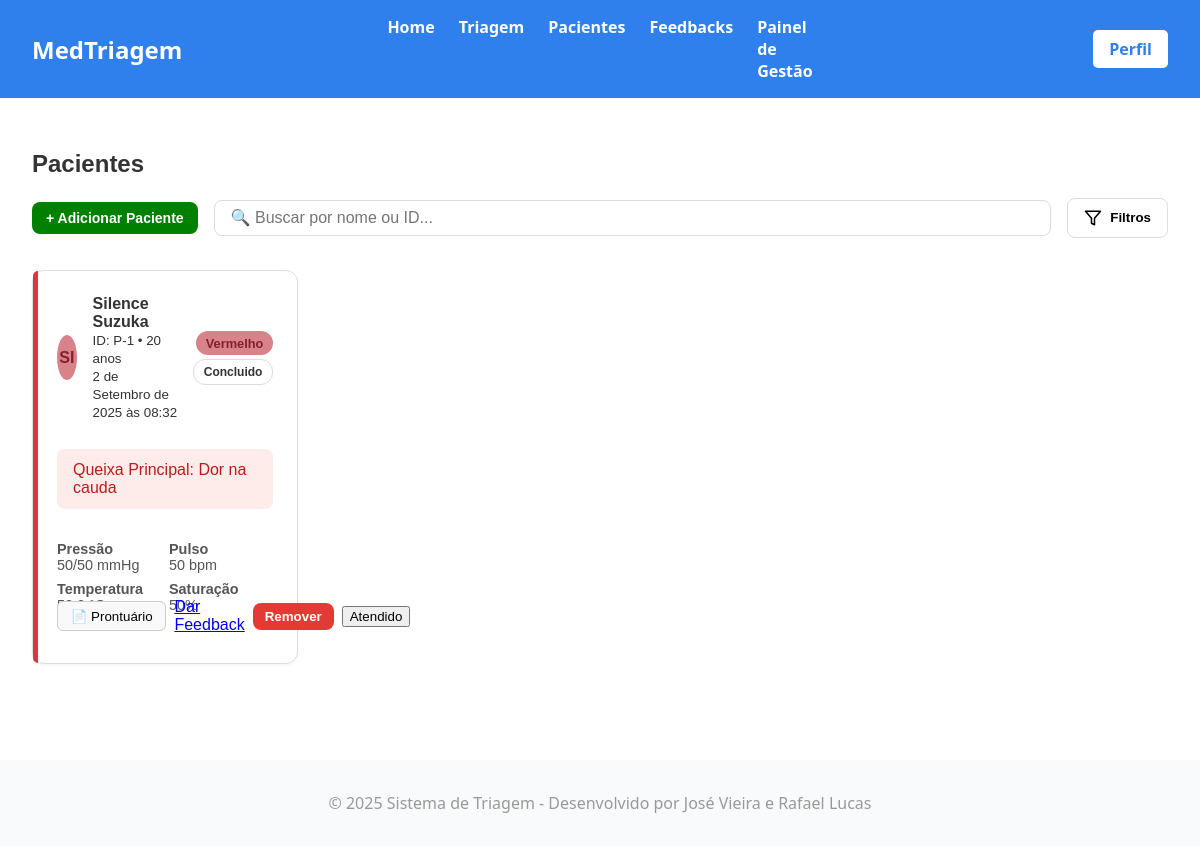
The page /master/listar/ (signed in) on the database its author committed.
### triagem/models.py (models this page shows, shortened)
class Paciente(models.Model):
    Sexualidade = [
        ('Masculino', 'Masculino'),
        ('Feminino', 'Feminino'),
    ]
    Convenios = [
        ('SUS', 'SUS'),
        ('Unimed', 'Unimed'),
        ('Hapvida', 'Hapvida'),
        ('Amil', 'Amil'),
        ('Bradesco Saude', 'Bradesco Saude'),
    ]
    Status = [
        ('Aguardando', 'Aguardando'),
        ('Em atendimento', 'Em atendimento'),
        ('Concluido', 'Concluido'),
    ]
    Sintomas = [
        ('Dor_Toracica', 'Dor Torácica / Aperto no Peito'),
        ('Falta_de_Ar', 'Falta de Ar / Dificuldade para Respirar'),
        ('Alteracao_Neurologica_Grave', 'Alteração de Consciência / Convulsão / Confusão'),
        ('Sangramento_Ativo', 'Sangramento Ativo / Vômito ou Fezes com Sangue'),
        ('Febre', 'Febre / Calafrios'),
        ('Dor_de_Cabeca', 'Dor de Cabeça'),
        ('Tontura_MalEstar', 'Tontura / Fraqueza / Mal-estar Geral'),
        ('Sintomas_Respiratorios_Leves', 'Tosse / Espirros / Dor de Garganta'),
        ('Dor_Abdominal', 'Dor Abdominal / Cólica'),
        ('Sintomas_Gastrointestinais', 'Náusea / Vômito / Diarreia'),
        ('Lesao_Trauma', 'Lesão / Trauma / Queda Recente'),
        ('Dor_Locomotora', 'Dor Muscular / Articular / Lombar'),
        ('Reacao_Alergica_Pele', 'Reação Alérgica / Erupção na Pele / Inchaço'),
        ('Queixa_Urinaria', 'Queixa Urinária (Dor ao urinar / Sangue na urina)'),
        ('Outro', 'Outro'),
    ]
    Risco = [
        ('Vermelho', 'Emergência'),
        ('Laranja', 'Muito Urgente'),
        ('Amarelo', 'Urgente'),
        ('Verde', 'Pouco Urgente'),
        ('Azul', 'Não Urgente'),
    ]
    Profissionais = [
        ('Clinica Medica', 'Clinica Medica'),
        ('Ortopedia', 'Ortopedia'),
        ('Pediatria', 'Pediatria'),
        ('Cardiologia', 'Cardiologia'),
        ('Neurologia', 'Neurologia'),
    ]
    nome = models.CharField(max_length=100)
    data_nascimento = models.DateField(verbose_name="Data de Nascimento")
    sexo = models.CharField(choices=Sexualidade, max_length=50)
    cpf = models.CharField(unique=True, max_length=11)
    convenio = models.CharField(choices=Convenios, max_length=50)
    temperatura = models.FloatField(max_length=3)
    pressao_sistolica = models.CharField(max_length=3) # Valor maior
    pressao_diastolica = models.CharField(max_length=3) # Valor menor
    pulso = models.CharField(max_length=3)
    frequenciaRespiratoria = models.CharField(max_length=3)
    saturacao = models.CharField(max_length=3)
    glicemia = models.CharField(max_length=3)
    dor = models.IntegerField(validators=[MinValueValidator(0), MaxValueValidator(10)])
    queixa = models.CharField(max_length=1000)
    inicio_sintomas = models.DateField()
    sintomas_associados = models.CharField(choices=Sintomas, max_length=50)
    observacoes = models.CharField(blank=True, null=True, max_length=1000)
    classificacao = models.CharField(choices=Risco, max_length=50,blank=True, null=True)
    justificativa = models.CharField(blank=True, null=True)
    encaminhamento = models.CharField(choices=Profissionais, max_length=50,blank=True, null=True)
    status = models.CharField(max_length=20, choices=Status, default='Aguardando',blank=True, null=True)
    hora_chegada = models.DateTimeField(default=timezone.now, blank=True)
    hora_inicio_atendimento = models.DateTimeField(null=True, blank=True)
    hora_fim_atendimento = models.DateTimeField(null=True, blank=True)
    atendente = models.ForeignKey(settings.AUTH_USER_MODEL, on_delete=models.PROTECT, related_name='pacientes_criados')
    medico_responsavel = models.ForeignKey(settings.AUTH_USER_MODEL, on_delete=models.SET_NULL, related_name='pacientes_atendidos', null=True, blank=True)
    @property
    def idade(self):
        if not self.data_nascimento:
            return None # Retorna nada se a data de nascimento não estiver preenchida
        hoje = date.today()
        idade_calculada = hoje.year - self.data_nascimento.year - ((hoje.month, hoje.day) < (self.data_nascimento.month, self.data_nascimento.day))
        return idade_calculada
    @property
    def pressao_arterial(self):
        return f"{self.pressao_sistolica}/{self.pressao_diastolica}"

### triagem/views.py (the view)
# urls.py: path('listar/', list_view, name='listar'),
@login_required
def list_view(request):
    pacientes = Paciente.objects.all()
    status_contagem = Counter(p.status for p in pacientes)
    return render(request, 'site/listar.html', {
        'pacientes': pacientes,
        'status_contagem': status_contagem
    })

### triagem/templates/site/listar.html (shortened to what this page needs)
{% load static %}
<!DOCTYPE html>
<html lang="pt-br">
<head>
    <link rel="stylesheet" href="{% static 'front/css/base.css' %}?v=3">
    <link rel="stylesheet" href="{% static 'front/css/listar.css' %}?v=4">
</head>
<body>
    <header>
        <h1><a href="{% url 'hosp:index' %}">MedTriagem</a></h1>
        <nav class="menu-links">
            <a href="{% url 'hosp:index' %}">Home</a>
            {% if user.tipo_usuario != 'MEDICO' %}
            <a href="{% url 'hosp:criar' %}">Triagem</a>
            {% endif %}
            <a href="{% url 'hosp:listar' %}">Pacientes</a>
            <a href="{% url 'hosp:lista_feedback' %}">Feedbacks</a>
            {% if user.is_superuser or user.tipo_usuario == 'ADMIN' %}
                <a href="{% url 'hosp:painel_gestao' %}">Painel de Gestão</a>
            {% endif %}
        </nav>
        <div class="entrar">
            <a href="{% url 'hosp:perfil' %}" class="btn-entrar">Perfil</a>
        </div>
    </header>
    <main class="pacientes-container">
        <h2>Pacientes</h2>
        <div class="filtros-container">
            <div class="filtros-principal">
                {% if user.tipo_usuario != 'MEDICO' %}
                <a href="{% url 'hosp:criar' %}">
                    <button class="btn-adicionar">+ Adicionar Paciente</button>
                </a>
                {% endif %}
                <input type="text" id="busca-input" placeholder="🔍 Buscar por nome ou ID..." class="busca-input">
                <button class="btn-filtros" id="toggle-filtros">
                    <svg width="18" height="18" viewBox="0 0 24 24" fill="none" stroke="currentColor" stroke-width="2" stroke-linecap="round" stroke-linejoin="round"><path d="M22 3H2l8 9.46V19l4 2v-8.54L22 3z"></path></svg>
                    Filtros
                </button>
            </div>
        </div>
        <div class="cards-pacientes">
            {% for paciente in pacientes %}
            <div class="card-paciente {{ paciente.classificacao|lower }}" data-cor="{{ paciente.classificacao|lower }}" data-status="{{ paciente.status|default:'Aguardando' }}">
                <div class="card-topo">
                    <div class="bolinha {{ paciente.classificacao|lower }}">{{ paciente.nome|slice:":2"|upper }}</div>
                    <div class="card-info">
                        <strong>{{ paciente.nome }}</strong>
                        <br>
                        <small>ID: P-{{ paciente.id }} • {{ paciente.idade }} anos</small>
                        <br>
                        <small>{{ paciente.hora_chegada }}</small>
                    </div>
                    <div class="topo-direita">
                        <span class="tag {{ paciente.classificacao|lower }}">{{ paciente.classificacao }}</span>
                        <span class="status-paciente">{{ paciente.status|default:'Aguardando' }}</span>
                    </div>
                </div>
                <p class="queixa">Queixa Principal: {{ paciente.queixa }}</p>
                <div class="detalhes">
                    <div><b>Pressão</b><br>{{ paciente.pressao_arterial }} mmHg</div>
                    <div><b>Pulso</b><br>{{ paciente.pulso }} bpm</div>
                    <div><b>Temperatura</b><br>{{ paciente.temperatura }} °C</div>
                    <div><b>Saturação</b><br>{{ paciente.saturacao }}%</div>
                </div>
                <div class="card-actions">
                    <a href="{% url 'hosp:mostrar' paciente.id %}"><button class="btn-prontuario">📄 Prontuário</button></a>
                    <a href="{% url 'hosp:dar_feedback' pk=paciente.pk %}" class="btn btn-secondary btn-sm mt-1">Dar Feedback</a>
                    {% if user.tipo_usuario == 'ADMIN' %}
                    <a href="{% url 'hosp:deletar' paciente.id %}" onclick="return confirm('Tem certeza que deseja remover este paciente?')"><button class="btn-remover">Remover</button></a>
                    {% endif %}
                    {% if user.tipo_usuario == 'MEDICO' and paciente.status == 'Aguardando' %}
                        <form action="{% url 'hosp:mudar_status' pk=paciente.pk %}" method="post" class="d-inline">
                            {% csrf_token %}
                            <button type="submit" class="btn btn-primary btn-sm">Atender</button>
                        </form>
                    {% elif paciente.status == 'Em atendimento' and paciente.medico_responsavel %}
                         Atendido por: {{ paciente.medico_responsavel.nome_completo }}
                    {% else %}
                        <button>Atendido</button>
                    {% endif %}
                </div>
            </div>
             {% empty %}
                <p style="grid-column: 1 / -1; text-align: center; color: #777;">
                    Nenhum paciente encontrado no banco de dados.
                </p>
            {% endfor %}
        </div>
    </main>
    <footer>
        <p>© 2025 Sistema de Triagem - Desenvolvido por José Vieira e Rafael Lucas</p>
    </footer>
</body>
</html>

### triagem/static/front/css/base.css (style rules this page uses)
body { margin: 0; font-family: 'Segoe UI', Tahoma, Geneva, Verdana, sans-serif; background-color: #ffffff; color: #333; }
header { background-color: #2f80ed; color: white; padding: 1rem 2rem; display: grid; grid-template-columns: 1fr 1fr 1fr; align-items: center; position:relative; }
header a { text-decoration: none; color: inherit; }
header h1 { margin: 0; font-size: 1.5rem; grid-column: 1; }
main { background-color: #ffffff; }
.menu-links { display:flex; justify-content: center; gap: 1.5em; grid-column: 2; }
.menu-links a { color: white; text-decoration: none; font-weight: bold; transition: opacity 0.2s; }
.entrar { grid-column: 3; display: flex; justify-content: flex-end; }
.btn-entrar { background-color: white; color: #2f80ed; padding: 0.5rem 1rem; border-radius: 5px; text-decoration: none; font-weight: bold; transition: background-color 0.2s, color 0.2s; }
footer { text-align: center; color: #999; margin-top: 4rem; padding: 1rem; background-color: #f9fafb; }

### triagem/static/front/css/listar.css (style rules this page uses)
.pacientes-container { padding: 2rem; font-family: sans-serif; }
.btn-adicionar { background-color: green; color: #fff; border: none; padding: 8px 14px; border-radius: 8px; font-size: 14px; font-weight: bold; cursor: pointer; transition: background-color 0.3s ease, transform 0.2s ease; }
.filtros-container { position: relative; margin-bottom: 2rem; }
.filtros-principal { display:flex; align-items: center; gap: 1rem; }
.filtros-principal .busca-input { flex-grow: 1; }
.btn-filtros { display: inline-flex; align-items: center; gap: 0.5rem; padding: 10px 16px; background: #fff; border: 1px solid #ddd; border-radius: 8px; font-weight: 600; cursor: pointer; transition: all 0.2s ease; flex-shrink: 0; }
.busca-input { flex-grow: 1; padding: 0.5rem 1rem; border: 1px solid #ddd; border-radius: 8px; font-size: 1rem; }
.cards-pacientes { display: grid; grid-template-columns: repeat(4, 1fr); gap: 1.5rem; }
.card-paciente { min-height: 300px; position: relative; padding-left: 10px; border-left: 5px solid transparent; background: #fff; border: 1px solid #ddd; border-radius: 12px; padding: 1.5rem; display: flex; flex-direction: column; gap: 1rem; box-shadow: 0 1px 3px rgba(0,0,0,0.05); padding-bottom: 50px; }
.card-paciente::before { content:""; position: absolute; top: 0; bottom: 0; left:0; width: 5px; border-top-left-radius: 12px; border-bottom-left-radius: 12px; }
.card-paciente.vermelho::before { background-color: #dc3545; }
.card-topo { display: flex; align-items: center; gap: 1rem; justify-content: space-between; }
.bolinha { background: #eee; border-radius: 50%; width: 45px; height: 45px; display: grid; place-content: center; font-weight: bold; }
.bolinha.vermelho { color: #842029; background-color: #d88289; }
.topo-direita { display: flex; flex-direction: column; align-items: flex-end; gap: 0.25rem; }
.topo-direita .tag { margin-bottom: 0; }
.card-info { flex-grow: 1; }
.tag { display: inline-block; padding: 0.3rem 0.6rem; border-radius: 12px; font-weight: bold; font-size: 0.8rem; font-weight: 600; text-align: center; }
.status-paciente { padding: 0.3rem 0.6rem; border-radius: 12px; font-size: 0.75rem; font-weight: bold; border: 1px solid #ddd; white-space: nowrap; }
.tag.vermelho { color: #842029; background-color: #d88289; }
.queixa { display: flex; align-items: center; padding: 0.75rem 1rem; margin-top: 0.75rem; border-radius: 8px; font-weight: 500; word-break: break-all; }
.card-paciente.vermelho .queixa { background-color: #fdecea; color: #b91c1c; }
.detalhes { display: grid; grid-template-columns: repeat(2, 1fr); gap: 0.5rem; font-size: 0.9rem; color: #555; }
.card-actions { position:absolute; display: flex; justify-content: space-between; align-items: center; margin-top: auto; flex-wrap: nowrap; gap: 0.5rem; bottom: 1.5rem; left: 1.5rem; right: 1.5rem; height: 45px; }
.btn-prontuario { background: #f9f9f9; border: 1px solid #ccc; padding: 0.4rem 0.8rem; border-radius: 6px; cursor: pointer; }
.btn-remover { background-color: #e53935; color: #fff; border: none; padding: 6px 12px; border-radius: 8px; font-weight: bold; cursor: pointer; transition: background-color 0.3s ease, transform 0.2s ease; }
.card-actions button { white-space: nowrap !important; }

### rows shown on the page
Paciente: nome "SI", nome "Silence Suzuka", id "1", idade "20", hora_chegada "2 de Setembro de 2025 às 08:32", classificacao "Vermelho", status "Concluido", queixa "Dor na cauda", pressao_arterial "50/50", pulso "50", saturacao "50", shows "Atendido"
